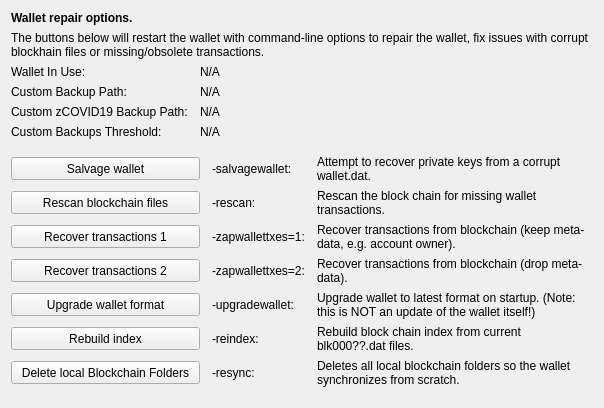
     <widget class="QWidget" name="tab_repair">
      <attribute name="title">
       <string>&amp;Wallet Repair</string>
      </attribute>
      <layout class="QGridLayout" name="gridLayout_4" columnstretch="0,0,0,0">
       <property name="horizontalSpacing">
        <number>12</number>
       </property>
       <item row="0" column="0" colspan="4">
        <widget class="QLabel" name="label_repair_header">
         <property name="font">
          <font>
           <weight>75</weight>
           <bold>true</bold>
          </font>
         </property>
         <property name="text">
          <string>Wallet repair options.</string>
         </property>
        </widget>
       </item>
       <item row="1" column="0" colspan="4">
        <widget class="QLabel" name="label_repair_helptext">
         <property name="font">
          <font>
           <weight>50</weight>
           <bold>false</bold>
          </font>
         </property>
         <property name="text">
          <string>The buttons below will restart the wallet with command-line options to repair the wallet, fix issues with corrupt blockhain files or missing/obsolete transactions.</string>
         </property>
         <property name="wordWrap">
          <bool>true</bool>
         </property>
        </widget>
       </item>
       <item row="2" column="0">
        <widget class="QLabel" name="wallet_path_label">
         <property name="text">
          <string>Wallet In Use:</string>
         </property>
        </widget>
       </item>
       <item row="2" column="1" colspan="3">
        <widget class="QLabel" name="wallet_path">
         <property name="cursor">
          <cursorShape>IBeamCursor</cursorShape>
         </property>
         <property name="text">
          <string>N/A</string>
         </property>
         <property name="textFormat">
          <enum>Qt::PlainText</enum>
         </property>
         <property name="textInteractionFlags">
          <set>Qt::LinksAccessibleByMouse|Qt::TextSelectableByKeyboard|Qt::TextSelectableByMouse</set>
         </property>
        </widget>
       </item>
       <item row="3" column="0">
        <widget class="QLabel" name="wallet_custombackuppath_label">
         <property name="text">
          <string>Custom Backup Path:</string>
         </property>
         <property name="visible">
          <bool>false</bool>
         </property>
        </widget>
       </item>
       <item row="3" column="1" colspan="3">
        <widget class="QLabel" name="wallet_custombackuppath">
         <property name="cursor">
          <cursorShape>IBeamCursor</cursorShape>
         </property>
         <property name="text">
          <string>N/A</string>
         </property>
         <property name="textFormat">
          <enum>Qt::PlainText</enum>
         </property>
         <property name="textInteractionFlags">
          <set>Qt::LinksAccessibleByMouse|Qt::TextSelectableByKeyboard|Qt::TextSelectableByMouse</set>
         </property>
         <property name="visible">
          <bool>false</bool>
         </property>
        </widget>
       </item>
       <item row="4" column="0">
        <widget class="QLabel" name="wallet_customzCOVID19backuppath_label">
         <property name="text">
          <string>Custom zCOVID19 Backup Path:</string>
         </property>
         <property name="visible">
          <bool>false</bool>
         </property>
        </widget>
       </item>
       <item row="4" column="1" colspan="3">
        <widget class="QLabel" name="wallet_customzCOVID19backuppath">
         <property name="cursor">
          <cursorShape>IBeamCursor</cursorShape>
         </property>
         <property name="text">
          <string>N/A</string>
         </property>
         <property name="textFormat">
          <enum>Qt::PlainText</enum>
         </property>
         <property name="textInteractionFlags">
          <set>Qt::LinksAccessibleByMouse|Qt::TextSelectableByKeyboard|Qt::TextSelectableByMouse</set>
         </property>
         <property name="visible">
          <bool>false</bool>
         </property>
        </widget>
       </item>
       <item row="5" column="0">
        <widget class="QLabel" name="wallet_custombackupthreshold_label">
         <property name="text">
          <string>Custom Backups Threshold:</string>
         </property>
         <property name="visible">
          <bool>false</bool>
         </property>
        </widget>
       </item>
       <item row="5" column="1" colspan="3">
        <widget class="QLabel" name="wallet_custombackupthreshold">
         <property name="cursor">
          <cursorShape>IBeamCursor</cursorShape>
         </property>
         <property name="text">
          <string>N/A</string>
         </property>
         <property name="textFormat">
          <enum>Qt::PlainText</enum>
         </property>
         <property name="textInteractionFlags">
          <set>Qt::LinksAccessibleByMouse|Qt::TextSelectableByKeyboard|Qt::TextSelectableByMouse</set>
         </property>
         <property name="visible">
          <bool>false</bool>
         </property>
        </widget>
       </item>
       <item row="6" column="0">
        <spacer name="verticalSpacer_repair1">
         <property name="orientation">
          <enum>Qt::Vertical</enum>
         </property>
         <property name="sizeHint" stdset="0">
          <size>
           <width>10</width>
           <height>10</height>
          </size>
         </property>
        </spacer>
       </item>
       <item row="7" column="0" colspan="2">
        <widget class="QPushButton" name="btn_salvagewallet">
         <property name="minimumSize">
          <size>
           <width>100</width>
           <height>23</height>
          </size>
         </property>
         <property name="text">
          <string>Salvage wallet</string>
         </property>
        </widget>
       </item>
       <item row="7" column="2">
        <widget class="QLabel" name="label_repair_salvage_command">
         <property name="text">
          <string notr="true">-salvagewallet:</string>
         </property>
        </widget>
       </item>
       <item row="7" column="3">
        <widget class="QLabel" name="label_repair_salvage">
         <property name="text">
          <string>Attempt to recover private keys from a corrupt wallet.dat.</string>
         </property>
         <property name="wordWrap">
          <bool>true</bool>
         </property>
        </widget>
       </item>
       <item row="8" column="0" colspan="2">
        <widget class="QPushButton" name="btn_rescan">
         <property name="minimumSize">
          <size>
           <width>100</width>
           <height>23</height>
          </size>
         </property>
         <property name="text">
          <string>Rescan blockchain files</string>
         </property>
        </widget>
       </item>
       <item row="8" column="2">
        <widget class="QLabel" name="label_repair_rescan_command">
         <property name="text">
          <string notr="true">-rescan:</string>
         </property>
        </widget>
       </item>
       <item row="8" column="3">
        <widget class="QLabel" name="label_repair_rescan">
         <property name="text">
          <string>Rescan the block chain for missing wallet transactions.</string>
         </property>
         <property name="wordWrap">
          <bool>true</bool>
         </property>
        </widget>
       </item>
       <item row="9" column="0" colspan="2">
        <widget class="QPushButton" name="btn_zapwallettxes1">
         <property name="minimumSize">
          <size>
           <width>100</width>
           <height>23</height>
          </size>
         </property>
         <property name="text">
          <string>Recover transactions 1</string>
         </property>
        </widget>
       </item>
       <item row="9" column="2">
        <widget class="QLabel" name="label_repair_zap1_command">
         <property name="text">
          <string notr="true">-zapwallettxes=1:</string>
         </property>
        </widget>
       </item>
       <item row="9" column="3">
        <widget class="QLabel" name="label_repair_zap1">
         <property name="text">
          <string>Recover transactions from blockchain (keep meta-data, e.g. account owner).</string>
         </property>
         <property name="wordWrap">
          <bool>true</bool>
         </property>
        </widget>
       </item>
       <item row="10" column="0" colspan="2">
        <widget class="QPushButton" name="btn_zapwallettxes2">
         <property name="minimumSize">
          <size>
           <width>100</width>
           <height>23</height>
          </size>
         </property>
         <property name="text">
          <string>Recover transactions 2</string>
         </property>
        </widget>
       </item>
       <item row="10" column="2">
        <widget class="QLabel" name="label_repair_zap2_command">
         <property name="text">
          <string notr="true">-zapwallettxes=2:</string>
         </property>
        </widget>
       </item>
       <item row="10" column="3">
        <widget class="QLabel" name="label_repair_zap2">
         <property name="text">
          <string>Recover transactions from blockchain (drop meta-data).</string>
         </property>
         <property name="wordWrap">
          <bool>true</bool>
         </property>
        </widget>
       </item>
       <item row="11" column="0" colspan="2">
        <widget class="QPushButton" name="btn_upgradewallet">
         <property name="minimumSize">
          <size>
           <width>100</width>
           <height>23</height>
          </size>
         </property>
         <property name="text">
          <string>Upgrade wallet format</string>
         </property>
        </widget>
       </item>
       <item row="11" column="2">
        <widget class="QLabel" name="label_repair_upgrade_command">
         <property name="text">
          <string notr="true">-upgradewallet:</string>
         </property>
        </widget>
       </item>
       <item row="11" column="3">
        <widget class="QLabel" name="label_repair_upgrade">
         <property name="text">
          <string>Upgrade wallet to latest format on startup. (Note: this is NOT an update of the wallet itself!)</string>
         </property>
         <property name="wordWrap">
          <bool>true</bool>
         </property>
        </widget>
       </item>
       <item row="12" column="0" colspan="2">
        <widget class="QPushButton" name="btn_reindex">
         <property name="minimumSize">
          <size>
           <width>100</width>
           <height>23</height>
          </size>
         </property>
         <property name="text">
          <string>Rebuild index</string>
         </property>
        </widget>
       </item>
       <item row="12" column="2">
        <widget class="QLabel" name="label_repair_reindex_command">
         <property name="text">
          <string notr="true">-reindex:</string>
         </property>
        </widget>
       </item>
       <item row="12" column="3">
        <widget class="QLabel" name="label_repair_reindex">
         <property name="text">
          <string>Rebuild block chain index from current blk000??.dat files.</string>
         </property>
         <property name="wordWrap">
          <bool>true</bool>
         </property>
        </widget>
       </item>
       <item row="13" column="0" colspan="2">
        <widget class="QPushButton" name="btn_resync">
         <property name="minimumSize">
          <size>
           <width>100</width>
           <height>23</height>
          </size>
         </property>
         <property name="text">
          <string>Delete local Blockchain Folders</string>
         </property>
        </widget>
       </item>
       <item row="13" column="2">
        <widget class="QLabel" name="label_repair_resync_command">
         <property name="text">
          <string>-resync:</string>
         </property>
        </widget>
       </item>
       <item row="13" column="3">
        <widget class="QLabel" name="label_repair_resync">
         <property name="text">
          <string>Deletes all local blockchain folders so the wallet synchronizes from scratch.</string>
         </property>
         <property name="wordWrap">
          <bool>true</bool>
         </property>
        </widget>
       </item>
       <item row="14" column="0">
        <spacer name="verticalSpacer_repair2">
         <property name="orientation">
          <enum>Qt::Vertical</enum>
         </property>
         <property name="sizeHint" stdset="0">
          <size>
           <width>20</width>
           <height>10</height>
          </size>
         </property>
        </spacer>
       </item>
      </layout>
     </widget>
